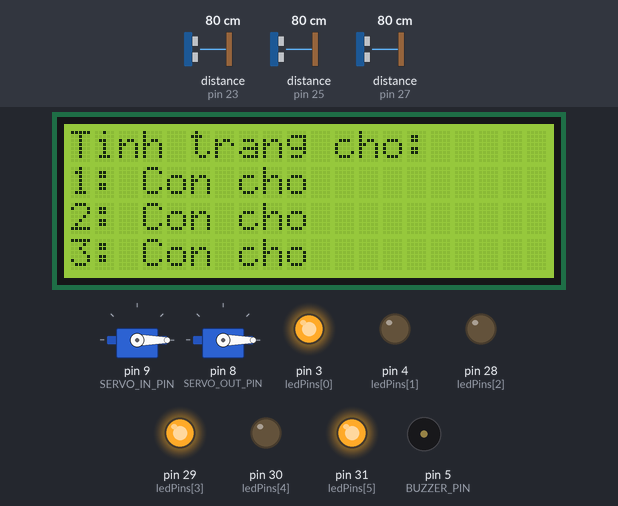
Bench run of a sketch on a simulated Arduino Mega 2560, built with avr-gcc and run on an emulated ATmega2560. Shown: 2 × servo, 20×4 character LCD, output pins drawn as LEDs (lit = HIGH), buzzer (waves = sounding, pin HIGH). Wiring (inferred from the names in the program): 3 × ultrasonic range finder: trigger pin 22, echo pin 23 / trigger pin 24, echo pin 25 / trigger pin 26, echo pin 27. The inputs (shaded band) are chosen by the test bench; at power-on: distance to the obstacle (sensors on pin 23, pin 25, pin 27) 80 cm. The echo pulse lasts 58.3 µs per cm; pins used as bus, display or sensor lines are not drawn.

Above: at 2.3 s.
2.4 s: distance to the obstacle (sensor on pin 23) set to 13 cm
3.9 s: distance to the obstacle (sensor on pin 23) set to 10 cm
At 5.0 s:
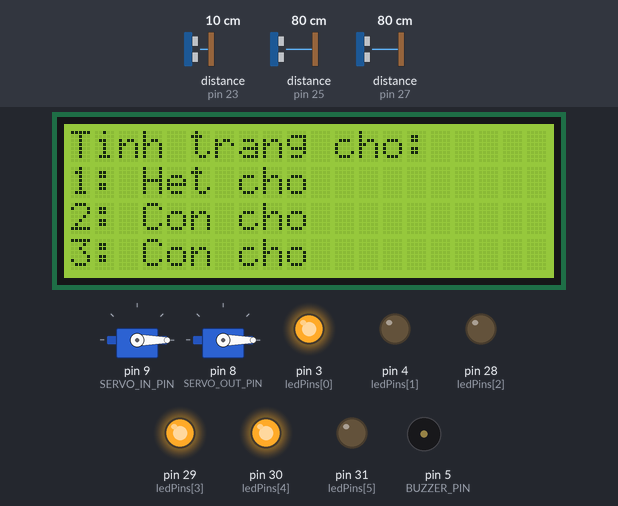
5.7 s: distance to the obstacle (sensor on pin 25) set to 13 cm
7.2 s: distance to the obstacle (sensor on pin 25) set to 10 cm
At 8.0 s:
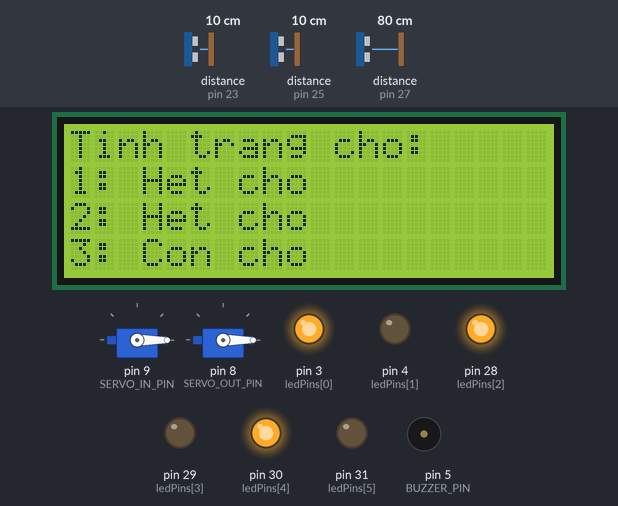
9.0 s: distance to the obstacle (sensor on pin 27) set to 13 cm
10.5 s: distance to the obstacle (sensor on pin 27) set to 10 cm
At 12.2 s:
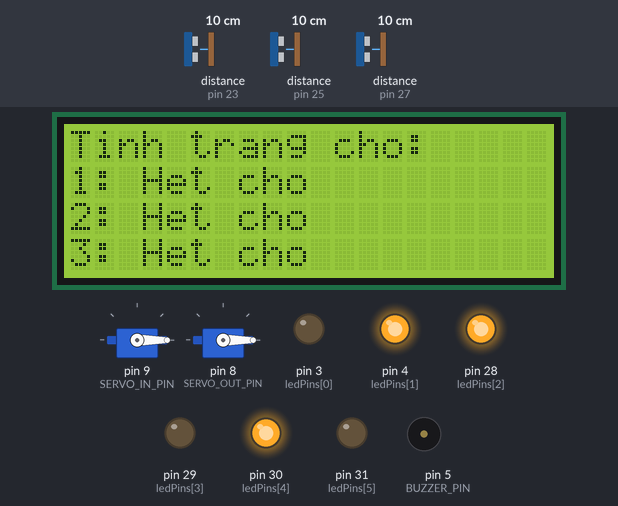
Timing chart, 0 to 13.2 s (numbered marks = the images above; inputs shaded):
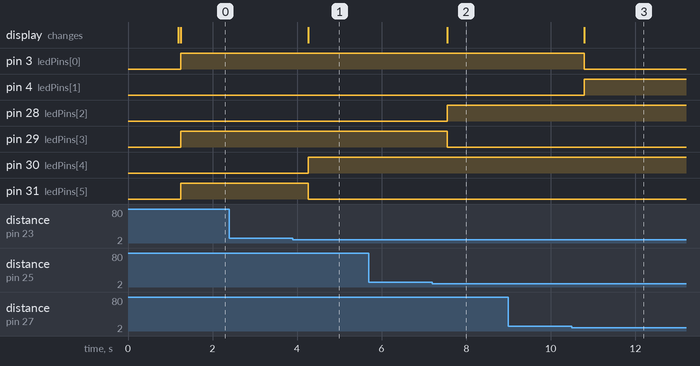

The sketch:

toanbocodephancung.ino
```cpp
#include <SPI.h>
#include <MFRC522.h>
#include <Servo.h>
#include <Wire.h>
#include <LiquidCrystal_I2C.h>

// RFID
#define SS_PIN_1 49  // Cổng ra
#define RST_PIN_1 7
#define SS_PIN_2 53  // Cổng vào
#define RST_PIN_2 6

// Servo
#define SERVO_IN_PIN 9
#define SERVO_OUT_PIN 8

// Buzzer
#define BUZZER_PIN 5

// Cảm biến siêu âm
#define TRIG1 22
#define ECHO1 23
#define TRIG2 24
#define ECHO2 25
#define TRIG3 26
#define ECHO3 27

// LED: đỏ, xanh, đỏ, xanh, đỏ, xanh (bãi 1, 2, 3)
int ledPins[] = {3, 4, 28, 29, 30, 31};

// LCD
LiquidCrystal_I2C lcd(0x27, 20, 4);

// RFID
MFRC522 mfrc522_1(SS_PIN_1, RST_PIN_1);  // Cổng ra
MFRC522 mfrc522_2(SS_PIN_2, RST_PIN_2);  // Cổng vào

// Servo
Servo servoIn, servoOut;

bool cardScanned = false;
unsigned long lastCardScanTime = 0;

// Trạng thái trước đó của bãi đỗ
bool lastSpot1 = false, lastSpot2 = false, lastSpot3 = false;

// Danh sách thẻ hợp lệ
const byte validUIDs[][4] = {
  {0xD9, 0xD1, 0x91, 0x02},
  {0x96, 0xA1, 0x43, 0x05},
  {0xAD, 0x7D, 0xB9, 0x02},
  {0x35, 0xC7, 0xB5, 0x02},
  {0x4E, 0x57, 0xFC, 0x00}
};
const int NUM_VALID_UIDS = sizeof(validUIDs) / sizeof(validUIDs[0]);

void setup() {
  Serial.begin(9600);
  SPI.begin();

  // RFID
  pinMode(SS_PIN_1, OUTPUT);
  pinMode(SS_PIN_2, OUTPUT);
  digitalWrite(SS_PIN_1, HIGH);
  digitalWrite(SS_PIN_2, HIGH);
  mfrc522_1.PCD_Init();
  mfrc522_2.PCD_Init();

  // Servo
  servoIn.attach(SERVO_IN_PIN);
  servoOut.attach(SERVO_OUT_PIN);
  servoIn.write(0);
  servoOut.write(0);

  // Cảm biến
  pinMode(TRIG1, OUTPUT); pinMode(ECHO1, INPUT);
  pinMode(TRIG2, OUTPUT); pinMode(ECHO2, INPUT);
  pinMode(TRIG3, OUTPUT); pinMode(ECHO3, INPUT);

  // Buzzer
  pinMode(BUZZER_PIN, OUTPUT);
  digitalWrite(BUZZER_PIN, LOW);

  // LED
  for (int i = 0; i < 6; i++) {
    pinMode(ledPins[i], OUTPUT);
    digitalWrite(ledPins[i], LOW);
  }

  // LCD
  lcd.init();
  lcd.backlight();
  lcd.setCursor(0, 0);
  lcd.print("He thong khoi dong");
  delay(1000);
  lcd.clear();
}

long readDistanceCM(int trigPin, int echoPin) {
  digitalWrite(trigPin, LOW); delayMicroseconds(2);
  digitalWrite(trigPin, HIGH); delayMicroseconds(10);
  digitalWrite(trigPin, LOW);
  long duration = pulseIn(echoPin, HIGH, 30000);
  if (duration == 0) return 999;
  return duration * 0.034 / 2;
}

void beepBuzzer(int duration = 300) {
  digitalWrite(BUZZER_PIN, HIGH);
  delay(duration);
  digitalWrite(BUZZER_PIN, LOW);
}

bool isValidCard(MFRC522 &reader) {
  for (int i = 0; i < NUM_VALID_UIDS; i++) {
    bool match = true;
    for (int j = 0; j < 4; j++) {
      if (reader.uid.uidByte[j] != validUIDs[i][j]) {
        match = false;
        break;
      }
    }
    if (match) return true;
  }
  return false;
}

void handleCard(MFRC522 &reader, int ssPin, bool isEntry) {
  if (millis() - lastCardScanTime < 3000) return;

  digitalWrite(SS_PIN_1, HIGH);
  digitalWrite(SS_PIN_2, HIGH);
  digitalWrite(ssPin, LOW);

  if (reader.PICC_IsNewCardPresent() && reader.PICC_ReadCardSerial() && !cardScanned) {
    cardScanned = true;
    lastCardScanTime = millis();

    Serial.print("UID cua the: ");
    for (byte i = 0; i < reader.uid.size; i++) {
      Serial.print(reader.uid.uidByte[i] < 0x10 ? " 0" : " ");
      Serial.print(reader.uid.uidByte[i], HEX);
    }
    Serial.println();

    if (isValidCard(reader)) {
      beepBuzzer(300);  // ✅ Buzzer kêu khi hợp lệ

      // Mở cổng
      if (isEntry) {
        servoIn.write(90);
        delay(2000);
        servoIn.write(0);
      } else {
        servoOut.write(90);
        delay(2000);
        servoOut.write(0);
      }
    } else {
      Serial.println("❌ The khong hop le!");
      beepBuzzer(1000);  // ❌ Kêu dài nếu thẻ không hợp lệ
    }

    reader.PICC_HaltA();
  }

  digitalWrite(ssPin, HIGH);
}

void updateLEDStatus(bool s1, bool s2, bool s3) {
  digitalWrite(ledPins[5], s1 ? HIGH : LOW);  // Bãi 1 xanh
  digitalWrite(ledPins[4], s1 ? LOW : HIGH);  // Bãi 1 đỏ
  digitalWrite(ledPins[3], s2 ? HIGH : LOW);  // Bãi 2 xanh
  digitalWrite(ledPins[2], s2 ? LOW : HIGH);  // Bãi 2 đỏ
  digitalWrite(ledPins[0], s3 ? HIGH : LOW);  // Bãi 3 xanh
  digitalWrite(ledPins[1], s3 ? LOW : HIGH);  // Bãi 3 đỏ
}

void displayParkingStatus(bool s1, bool s2, bool s3) {
  if (s1 != lastSpot1 || s2 != lastSpot2 || s3 != lastSpot3) {
    lcd.clear();
    lcd.setCursor(0, 0);
    lcd.print("Tinh trang cho:");

    lcd.setCursor(0, 1); lcd.print("1: "); lcd.print(s1 ? "Con cho " : "Het cho ");
    lcd.setCursor(0, 2); lcd.print("2: "); lcd.print(s2 ? "Con cho " : "Het cho ");
    lcd.setCursor(0, 3); lcd.print("3: "); lcd.print(s3 ? "Con cho " : "Het cho ");

    lastSpot1 = s1;
    lastSpot2 = s2;
    lastSpot3 = s3;

    updateLEDStatus(s1, s2, s3);
  }
}

void loop() {
  long d1 = readDistanceCM(TRIG1, ECHO1);
  long d2 = readDistanceCM(TRIG2, ECHO2);
  long d3 = readDistanceCM(TRIG3, ECHO3);

  bool spot1 = d1 > 10;
  bool spot2 = d2 > 10;
  bool spot3 = d3 > 10;

  displayParkingStatus(spot1, spot2, spot3);

  handleCard(mfrc522_2, SS_PIN_2, true);   // Cổng vào
  handleCard(mfrc522_1, SS_PIN_1, false);  // Cổng ra

  if (cardScanned &&
      !mfrc522_1.PICC_IsNewCardPresent() &&
      !mfrc522_2.PICC_IsNewCardPresent()) {
    cardScanned = false;
  }

  delay(300);
}
```

Measured:
- the behaviour switches between 12 and 11 cm on distance to the obstacle (sensor on pin 23) (found by bisection; images 0 and 1)
- the behaviour switches between 12 and 11 cm on distance to the obstacle (sensor on pin 25) (found by bisection; images 1 and 2)
- the behaviour switches between 12 and 11 cm on distance to the obstacle (sensor on pin 27) (found by bisection; images 2 and 3)
- after the input at 2.4 s, every drawn part: stays the same
- after the input at 3.9 s, pin 30 (ledPins[4]): LOW → HIGH after 0.37 s; pin 31 (ledPins[5]): HIGH → LOW after 0.37 s; the display: changes after 0.37 s (image 1)
- after the input at 5.7 s, every drawn part: stays the same
- after the input at 7.2 s, pin 28 (ledPins[2]): LOW → HIGH after 0.35 s; pin 29 (ledPins[3]): HIGH → LOW after 0.35 s; the display: changes after 0.35 s (image 2)
- after the input at 9.0 s, every drawn part: stays the same
- after the input at 10.5 s, pin 3 (ledPins[0]): HIGH → LOW after 0.30 s; pin 4 (ledPins[1]): LOW → HIGH after 0.30 s; the display: changes after 0.30 s (image 3)
